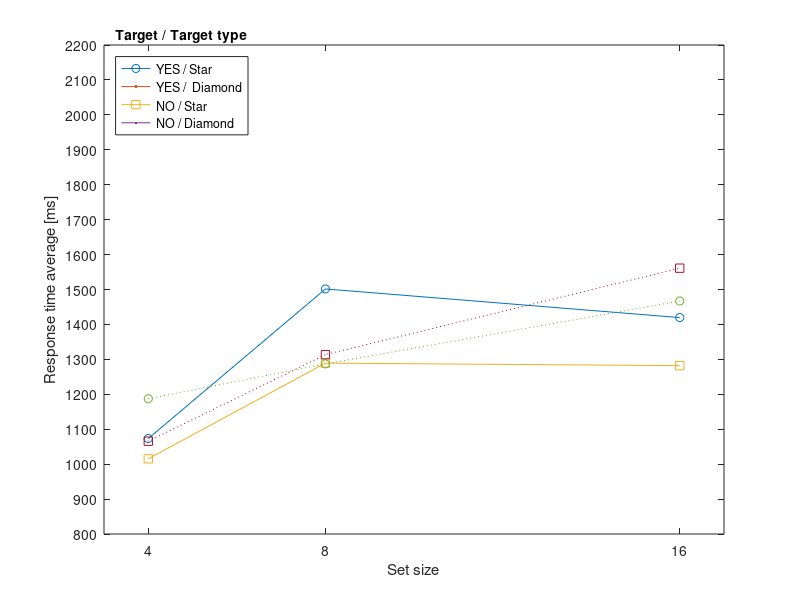

This figure's MATLAB source:
% import data
% 1: 学籍番号
% 2: 練習/本番（1/2）
% 3: 試行回数
% 4: 目標刺激の有無（1;あり, 2;なし）
% 5: 目標刺激種類
% 6: 刺激総数
% 7: 入力状態（0;正解, 1;失敗, 2;その他のキー, 3;Timeout）
% 8: 解答にかかった時間（ms）
clear; close all;
file = importdata('data1250373_2.txt', ',',  1);
data = file.data;
practice = data(:,2) == 1; % 練習
error = data(:,7) > 0; % Error
del = practice | error;
data(del,:) = []; % 削除操作

% -- 目標刺激（あり），目標刺激種類（マル）
target = data(:,4)==1;
type = data(:,5)==1;
setsize4 = data(:,6)==4; % 4
target_type1_size4_mean = mean(data(target & setsize4 & type, 8));
target = data(:,4)==1;
type = data(:,5)==1;
setsize8 = data(:,6)==8; % 8
target_type1_size8_mean = mean(data(target & setsize8 & type, 8));
target = data(:,4)==1;
type = data(:,5)==1;
setsize16 = data(:,6)==16; % 16
target_type1_size16_mean = mean(data(target & setsize16 & type, 8));

% -- 目標刺激（あり），目標刺激種類（マル線）
target = data(:,4)==1;
type = data(:,5)==2;
setsize4 = data(:,6)==4; % 4
target_type2_size4_mean = mean(data(target & setsize4 & type, 8));
target = data(:,4)==1;
type = data(:,5)==2;
setsize8 = data(:,6)==8; % 8
target_type2_size8_mean = mean(data(target & setsize8 & type, 8));
target = data(:,4)==1;
type = data(:,5)==2;
setsize16 = data(:,6)==16; % 16
target_type2_size16_mean = mean(data(target & setsize16 & type, 8));

% -- 目標刺激（なし），目標刺激種類（マル）
target = data(:,4)==2;
type = data(:,5)==1;
setsize4 = data(:,6)==4; % 4
ntarget_type1_size4_mean = mean(data(target & setsize4 & type, 8));
target = data(:,4)==2;
type = data(:,5)==1;
setsize8 = data(:,6)==8; % 8
ntarget_type1_size8_mean = mean(data(target & setsize8 & type, 8));
target = data(:,4)==2;
type = data(:,5)==1;
setsize16 = data(:,6)==16; % 16
ntarget_type1_size16_mean = mean(data(target & setsize16 & type, 8));

% -- 目標刺激（なし），目標刺激種類（マル線）
target = data(:,4)==2;
type = data(:,5)==2;
setsize4 = data(:,6)==4; % 4
ntarget_type2_size4_mean = mean(data(target & setsize4 & type, 8));
target = data(:,4)==2;
type = data(:,5)==2;
setsize8 = data(:,6)==8; % 8
ntarget_type2_size8_mean = mean(data(target & setsize8 & type, 8));
target = data(:,4)==2;
type = data(:,5)==2;
setsize16 = data(:,6)==16; % 16
ntarget_type2_size16_mean = mean(data(target & setsize16 & type, 8));

x = [4, 8, 16];
mean_type1 = [target_type1_size4_mean target_type1_size8_mean target_type1_size16_mean];
mean_type2 = [target_type2_size4_mean target_type2_size8_mean target_type2_size16_mean];
mean_type3 = [ntarget_type1_size4_mean ntarget_type1_size8_mean ntarget_type1_size16_mean];
mean_type4 = [ntarget_type2_size4_mean ntarget_type2_size8_mean ntarget_type2_size16_mean];

fig1 = figure;
hold on;
plot(x,mean_type1,'-o',LineWidth=2);
plot(x,mean_type2,'-square',LineWidth=2);
plot(x,mean_type3,':o',LineWidth=2);
plot(x,mean_type4,':square',LineWidth=2);
hold off;
box on;
lgd = legend({'YES / Star','YES /  Diamond','NO / Star', 'NO / Diamond'},'Location','northwest');
title(lgd,'Target / Target type');
xticks([0 4 8 16 20]);
yticks(800:100:2200);
axis([3 17 800 2200]);
xlabel('Set size');
ylabel('Response time average [ms]');
exportgraphics(fig1,'../Figures/13_02_graph.pdf','ContentType','vector');